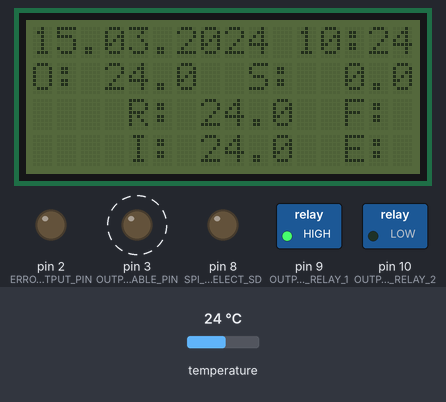
Simulated run of this sketch. Board: Arduino Uno, built with avr-gcc and run on an emulated ATmega328P. On the bench: 16×4 character LCD, switched loads named in the sketch (green lamp = pin HIGH), output pins drawn as LEDs (lit = HIGH). Wiring (inferred from the names in the program): DS3231 clock at I2C address 0x68. Dashed ring = blinking. The inputs (shaded band) are chosen by the test bench; at power-on: temperature 24 °C. The local clock reads 2024-03-15 10:24:30 at power-on unless the sketch sets it; storage starts empty; what the sketch prints to the serial monitor is not drawn.

Above: at 2.4 s.
2.5 s: temperature set to 10.5 °C
At 4.6 s:
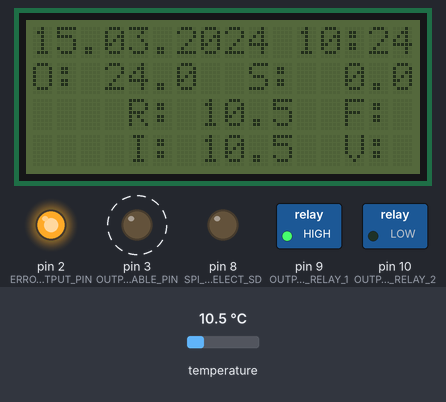
5.5 s: temperature set to 9.3 °C
At 10.4 s:
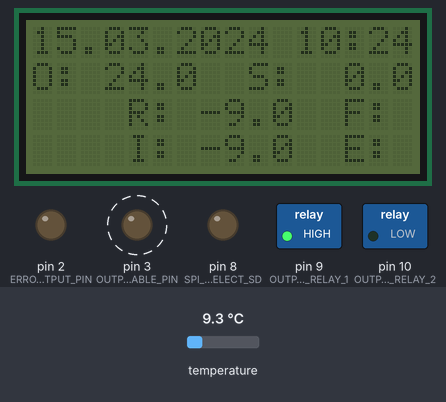
10.5 s: temperature set to 12 °C
At 13.1 s:
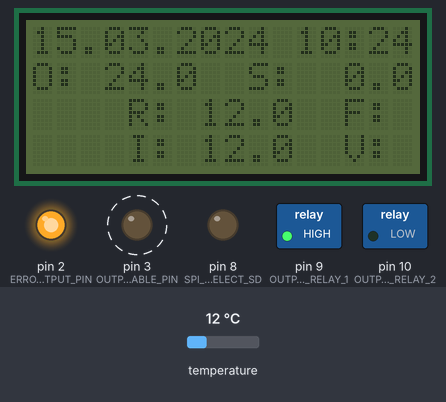
15.1 s: temperature set to 19 °C
At 17.3 s:
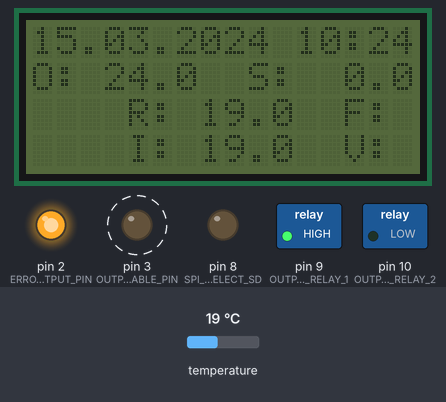
Timing chart, 0 to 20.1 s (numbered marks = the images above; inputs shaded):
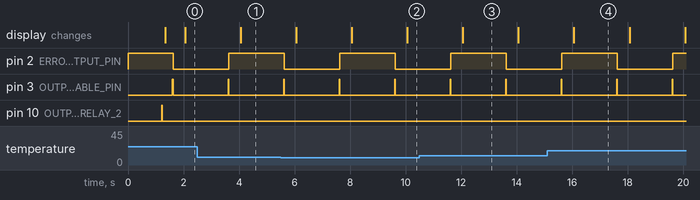

Measured:
- the behaviour switches between 10 and 9.9 °C on temperature (found by bisection; images 1 and 2)
- after the input at 2.5 s, the display: changes after 1.6 s (image 1)
- after the input at 5.5 s, the display: changes after 0.56 s (image 2)
- after the input at 10.5 s, the display: changes after 1.6 s (image 3)
- after the input at 15.1 s, the display: changes after 0.96 s (image 4)
- by itself, pin 3 (OUTPUT_SEND_ENABLE_PIN): alternates HIGH for 0.03 s and LOW for 2.0 s
- what the display in image 3 shows lasts 2.0 s, from 12.1 s to 14.1 s

The sketch:

heat.ino
```cpp
#include "heat.h"

const float baseClock = 200;                            //200 Millisekunden
const float level1Divider = 1000/baseClock;             //1 Sekunde
const float level2Divider = 2000/baseClock;             //2 Sekunden
const float level3Divider = 60000/baseClock;            //1 Minute
const float level4Divider = 600000/baseClock;           //10 Minuten

unsigned long cycleCounter;
unsigned long lastTime;

void setup()
{
  Error::init();
  #if !defined (NO_PERIPHERY)
  RealTimeClock::init();
  #endif
  Lcd::init();
  #if defined(TEMPERATURES_SIMULATED) || defined(BACKLIGHT_ON)
  Lcd::backlight();
  #endif
  #if !defined (NO_PERIPHERY)
  Logger::init();
  TemperatureSensors::init();
  Rs485::init();
  #endif
  Controller::init();
  #if defined (NO_PERIPHERY)
  Serial.begin(115200);
  #endif

  //RealTimeClock::setTime(21, 1, 4, 15, 33);
}

void loop() {
  if (millis() - lastTime > baseClock) {
    //Watchdog
    if (millis() - lastTime > 2 * baseClock) {
      Error::setError(ERROR_WATCHDOG_CYCLE_TIME, cycleCounter);
    }

    lastTime += baseClock;
    cycleCounter++;
    #if defined(NO_PERIPHERY)
    Serial.println(cycleCounter);
    #endif

    //Level0 - alle 200ms
    Controller::output();

    //Level1 - jede Sekunde                                             //Offset: 0
    if ((cycleCounter + 0) % ((unsigned long) level1Divider) == 0) {
      RealTimeClock::addSecond();
      Lcd::refresh();
      #if defined(NO_PERIPHERY)
      Serial.println("Level1");
      #endif
    }

    //Level2 - alle 2 Sekunden                                          //Offset: 1
    if ((cycleCounter + 1) % ((unsigned long) level2Divider) == 0) {
      TemperatureSensors::refreshTemperatureValues();
      TemperatureSensors::startTemperatureConversion();
      Controller::compute();
      #if defined(NO_PERIPHERY)
      Serial.println("Level2-1");
      #endif
    }

    //Level2 - alle 2 Sekunden                                          //Offset: 2
    if ((cycleCounter + 2)  % ((unsigned long) level2Divider) == 0) {
      Rs485::communicate();                                                                   //----------------------voruebergehend hierher verschoben
      Error::output();
      Lcd::toggleValues();
      #if defined(NO_PERIPHERY)
      Serial.println("Level2-2");
      #endif
      #if defined(RECORD_STEP_RESPONSE)
      Logger::writeToSD();
      #endif
    }

    //Level3 - jede Minute                                              //Offset: 3
    if ((cycleCounter + 3)  % ((unsigned long) level3Divider) == 0) {
      RealTimeClock::refresh();
      #if defined(NO_PERIPHERY)
      Serial.println("Level3-1");
      #endif
    }

    //Level3 - jede Minute                                              //Offset: 4  (Achtung: 4 ist der maximale Offset. Bei 5 gibt es schon Überschneidungen mit dem Level 1.)
    if ((cycleCounter + 4) % ((unsigned long) level3Divider) == 0) {
      Logger::writeToSD();
      #if defined(NO_PERIPHERY)
      Serial.println("Level3-2");
      #endif
    }

    //Level4 - alle 10 Minuten
    if ((cycleCounter + 0) % ((unsigned long) level4Divider) == 0) {   //Offset: 0
      TemperatureSensors::requestOutsideTemperature();
      #if defined(NO_PERIPHERY)
      Serial.println("Level4");
      #endif
    }
  }
}
```

controller.cpp
```cpp
#include "controller.h"

float Controller::setpointTemperature;
float Controller::nextSetpointTemperature;
float Controller::valvePosition;
float Controller::currentOffset;
float Controller::err;
float Controller::errOld;
float Controller::y;
long Controller::outputPulse;
bool Controller::outputInProgress;
bool Controller::opening;
bool Controller::moving;
bool Controller::referenceMode = true;
bool Controller::keepOp = false;
int Controller::cycleCount;
unsigned int Controller::pulses;

void Controller::init() {
  digitalWrite(OUTPUT_PIN_RELAY_1, HIGH);
  digitalWrite(OUTPUT_PIN_RELAY_2, HIGH);
  pinMode(OUTPUT_PIN_RELAY_1, OUTPUT);
  pinMode(OUTPUT_PIN_RELAY_2, OUTPUT);
}

void Controller::compute(){
  if (referenceMode && (cycleCount * controllerCycleTime < valveFullTravelTime)) {
    cycleCount++;
    return;
  } else {
    referenceMode = false;
  }

  if (RealTimeClock::isNight())  currentOffset = hcNightOffset;
    else currentOffset = hcDayOffset;

  nextSetpointTemperature = currentOffset + ((hcInclination - 20)*(currentOffset - TemperatureSensors::getValueOut()))/(20 - (TemperatureSensors::getValueOut() - currentOffset) / 2);
  setpointTemperature = setpointTemperature + ((nextSetpointTemperature - setpointTemperature) > maxSetpointSlope ?  maxSetpointSlope : 0);
  setpointTemperature = setpointTemperature + ((nextSetpointTemperature - setpointTemperature) < maxSetpointSlope ? -maxSetpointSlope : 0);
  if (abs(nextSetpointTemperature - setpointTemperature) <= maxSetpointSlope) setpointTemperature = nextSetpointTemperature;

  err = setpointTemperature - TemperatureSensors::getValueFor();

  y = kP*err + kD*(err - errOld)/ta;
  errOld = err;

  if (keepOp) outputPulse += y * controllerCycleTime;
  else outputPulse = y * controllerCycleTime;

  if (abs(outputPulse) < outputCycleTime) keepOp = true;
  else keepOp = false;
}

void Controller::output() {
  if (referenceMode) {
    closeValve();
    valvePosition = 0;
    return;
  }
  if (outputInProgress) {
    valvePosition += (opening ? 1 : -1) * outputCycleTime * (valvePositionOpen - valvePositionClose) / valveFullTravelTime;
  }
  if (abs(outputPulse) >= outputCycleTime) {
    outputInProgress = false;   //Ausgabe beenden (falls kein Endanschlag erreicht ist, wird das Signal gleich wieder gesetzt)
    if(outputPulse > 0 && valvePosition < (valvePositionOpen + valveOverrun)) {
      openValve();
      outputInProgress = true;
      outputPulse -= outputCycleTime;
      if (valvePosition < valvePositionClose) valvePosition = valvePositionClose;
    }
    if(outputPulse < 0 && valvePosition > (valvePositionClose - valveOverrun)) {
      closeValve();
      outputInProgress = true;
      outputPulse += outputCycleTime;
      if (valvePosition > valvePositionOpen) valvePosition = valvePositionOpen;
    }
  } else {
    outputInProgress = false;  //Ausgabe beenden, da kein ganzer Puls mehr vorhanden
  }
  if (!outputInProgress) {
    stopValve();
  }
}

float Controller::getSetpointTemperature(){
  return setpointTemperature;
}

float Controller::getValvePosition(){
  return valvePosition;
}

void Controller::openValve() {
  #if !defined(RECORD_STEP_RESPONSE)
  digitalWrite(OUTPUT_PIN_RELAY_2, HIGH);
  digitalWrite(OUTPUT_PIN_RELAY_1, LOW);
  #endif
  if (!moving || (moving && !opening)) pulses++;
  moving = true;
  opening = true;
}

void Controller::closeValve() {
  #if !defined(RECORD_STEP_RESPONSE)
  digitalWrite(OUTPUT_PIN_RELAY_1, HIGH);
  digitalWrite(OUTPUT_PIN_RELAY_2, LOW);
  #endif
  if (!moving || (moving && opening)) pulses++;
  opening = false;
  moving = true;
}

void Controller::stopValve() {
  #if !defined(RECORD_STEP_RESPONSE)
  digitalWrite(OUTPUT_PIN_RELAY_1, HIGH);
  digitalWrite(OUTPUT_PIN_RELAY_2, HIGH);
  #endif
  moving = false;
}

long Controller::getOutputPulse() {
  return outputPulse;
}

unsigned int Controller::getPulses() {
  return pulses;
}

void Controller::resetPulses() {
  pulses = 0;
}
```

controller.h
```cpp
#ifndef __controller__
#define __controller__

#define OUTPUT_PIN_RELAY_1 9
#define OUTPUT_PIN_RELAY_2 10

const float valveFullTravelTime = 96000.0;	    //Gesamter Weg des Ventils in Millisekunden
const float valveOverrun	= 10.0;				        //geduldete Ventilwegüberschreitung, ab der die Ausgabe abgeschaltet wird. (Ventil in Endlage)
const float valvePositionOpen = 90.0;			      //Ventilposition komplett geöffnet in Grad
const float valvePositionClose = 0.0;			      //Ventilposition komplett geschlossen in Grad
const float outputCycleTime = 200.0;			      //Minimale Pulszeit in Millisekunden - muss BASE_CLOCK entsprechen
const float controllerCycleTime = 2000.0;       //Reglerzyklus - muss LEVEL2_DIVIDER*BASE_CLOCK entsprechen

const float hcInclination = 80.0;               //einstellen (bei hcInclination=80 und hcDayOffset=20 wird bei 0C->60C und bei 20C->20C ausgegeben)
const float hcDayOffset = 20.0;                 //einstellen
const float hcNightOffset = 18.0;               //einstellen

const float kP = 0.1;
const float kD = 3.0;

const float ta =  controllerCycleTime / 1000.0;
const float maxSetpointSlope = 0.25 * ta;

#include "heat.h"
#include <Arduino.h>
#include "temperatureSensors.h"
#include "realTimeClock.h"
#include "error.h"

class Controller {
private:
  static float currentOffset;
  static float err;
  static float errOld;
  static float errSum;
  static float y;
  static float feedForwardControl;
  static long outputPulse;
  static bool outputInProgress;
  static bool opening;
  static bool moving;
  static bool referenceMode;
  static bool keepOp;
  static void openValve();
  static void closeValve();
  static void stopValve();
  static int cycleCount;
  static unsigned int pulses;
  static float controllerCycle;
public:
  static float valvePosition;
  static float setpointTemperature;
  static float nextSetpointTemperature;
  static void init();
  static void output();
  static void compute();
  static float getSetpointTemperature();
  static float getValvePosition();
  static long getOutputPulse();
  static unsigned int getPulses();
  static void resetPulses();
};

#endif
```

error.cpp
```cpp
#include "error.h"

unsigned long Error::error;
unsigned int Error::comErrorCount;
bool Error::errorPin;

void Error::init() {
   pinMode(ERROR_OUTPUT_PIN, OUTPUT);
   resetError(~0);
   output();
}

void Error::incComErrorCount() {
  comErrorCount++;
}

unsigned int Error::getComErrorCount() {
  return comErrorCount;
}

void Error::setErrorWithoutLogging(unsigned long err) {
  error |= err;
}

void Error::setError(unsigned long err, unsigned long additionalValue) {
  Logger::writeErrorToSD(err, additionalValue);
  error |= err;
}

void Error::setError(unsigned long err) {
  Logger::writeErrorToSD(err, 0);
  error |= err;
}

unsigned long Error::getError() {
  return error;
}

void Error::resetError(unsigned long err) {
  error &= ~err;
}

void Error::output() {
  if (error && errorPin) {
    digitalWrite(ERROR_OUTPUT_PIN, LOW);
    errorPin = false;
  } else {
    digitalWrite(ERROR_OUTPUT_PIN, HIGH);
    errorPin = true;
  }
}
```

error.h
```cpp
#ifndef __error__
#define __error__

#include "heat.h"
#include <Arduino.h>

#define ERROR_OUTPUT_PIN 2

#define ERROR_FORWARD_TEMP_IMPLAUSIBLE    0x001
#define ERROR_OUTSIDE_TEMP_IMPLAUSIBLE    0x002
#define ERROR_INFLOW_TEMP_IMPLAUSIBLE     0x004
#define ERROR_RETURN_TEMP_IMPLAUSIBLE     0x008
#define ERROR_WATCHDOG_CYCLE_TIME         0x010
#define ERROR_DATE_TIME_COULDNT_BE_SET    0x020
#define ERROR_DATE_TIME_COULDNT_BE_READ   0x040
#define ERROR_SD_INIT                     0x080
#define ERROR_SD_FILE_WRITE               0x100

class Error {
private:
  static bool errorPin;
public:
  static unsigned long error;
  static unsigned int comErrorCount;
  static void init();
  static void setError(unsigned long err, unsigned long additionalValue);
  static void setError(unsigned long err);
  static void setErrorWithoutLogging(unsigned long err);
  static unsigned long getError();
  static void output();
  static void resetError(unsigned long err);
  static void incComErrorCount();
  static unsigned int getComErrorCount();
};

#endif
```

heat.h
```cpp
#ifndef __heat__
#define __heat__

//#define TEMPERATURES_SIMULATED
//#define BACKLIGHT_ON
//#define IS_DAY
//#define DEBUG
//#define NO_PERIPHERY
//#define RECORD_STEP_RESPONSE

#include "rs485.h"
#include "temperatureSensors.h"
#include "lcd.h"
#include "controller.h"
#include "realTimeClock.h"
#include "logger.h"

#endif
```

logger.cpp
```cpp
#include "logger.h"

void Logger::init() {
  pinMode(SPI_CHIP_SELECT_SD, OUTPUT);
  if (!SD.begin(SPI_CHIP_SELECT_SD)) {
    Error::setErrorWithoutLogging(ERROR_SD_INIT);
    digitalWrite(SPI_CHIP_SELECT_SD, HIGH);
    return;
  }
}

void Logger::writeErrorToSD(unsigned long err, unsigned long additionalValue) {
  char dateTimeString[20];
  char buf[30];

  File dataFile = SD.open(F("err.csv"), FILE_WRITE);   //maximal: 8.3-Format
  if (dataFile) {
    RealTimeClock::getDateTimeString(dateTimeString, false);
    dataFile.print(dateTimeString);
    sprintf_P(buf, PSTR(";%ld.%ld\r\n"), err, additionalValue);
    dataFile.print(buf);
    dataFile.close();
  }
  else {
    Error::setErrorWithoutLogging(ERROR_SD_FILE_WRITE);
  }
  dataFile.close();
}

void Logger::writeToSD() {
  char dateTimeString[20];
  char fileName[]="logs/yyyy-mm.csv";   //maximal: 8.3-Format
  char buf[50];

  RealTimeClock::getYearMonthString(fileName + 5);
  fileName[12]='.'; //replace 0 termination

  #if defined (RECORD_STEP_RESPONSE)
  strcpy_P(fileName, PSTR("step-res.csv"));
  #endif

  File dataFile = SD.open(fileName, FILE_WRITE);

  if (dataFile) {
    RealTimeClock::getDateTimeString(dateTimeString, false);
    dataFile.print(dateTimeString);
    dataFile.print(";");
    dtostrf(TemperatureSensors::getValueOut(), 5, 1, buf);
    buf[5] = ';';
    dtostrf(TemperatureSensors::getValueFor(), 4, 1, buf +  6);
    buf[10] = ';';
    dtostrf(TemperatureSensors::getValueInf(), 4, 1, buf + 11);
    buf[15] = ';';
    dtostrf(TemperatureSensors::getValueRet(), 4, 1, buf + 16);
    buf[20] = ';';
    dtostrf(Controller::getSetpointTemperature(), 4, 1, buf + 21);
    buf[25] = ';';
    dtostrf(Controller::getValvePosition(), 5, 1, buf + 26);
    buf[31] = ';';
    sprintf_P(buf + 32, PSTR("%u\r\n"), Controller::getPulses());
    dataFile.print(buf);
    dataFile.close();
    Controller::resetPulses();
  }
  else {
    Error::setErrorWithoutLogging(ERROR_SD_FILE_WRITE);
  }

  dataFile.close();

}
```

logger.h
```cpp
#ifndef __logger__
#define __logger__

#define SPI_CHIP_SELECT_SD 8

#include "heat.h"
#include <SPI.h>
#include <SD.h>
#include "error.h"
#include "temperatureSensors.h"
#include "controller.h"
#include "realTimeClock.h"

class Logger {
private:
public:
  static void init();
  static void writeToSD();
  static void writeErrorToSD(unsigned long err, unsigned long additionalValue);
};

#endif
```

realTimeClock.h
```cpp
#ifndef __realTimeClock__
#define __realTimeClock__

#define RTC_DAY_BEGIN 630
#define RTC_NIGHT_BEGIN 2100
#define RTC_I2C_ADDRESS 0x68 // I2C Adresse des RTC  DS3231

#define LATER_OPENING_TIME_REACHED_HOURS 12
#define LATITUDE 48.7
#define LONGITUDE 9.2
#define TIMEZONE 1

#include "heat.h"
#include <Arduino.h>
#include <Wire.h>
#include "error.h"

class RealTimeClock {
private:
  static byte bcdToDec(byte val);
  static byte decToBcd(byte val);
  static byte year, month, day, hour, minute, second;
  static byte latestCalculationDay;
  static byte daysInMonth(byte mo, byte y);
  static bool isLeapyear(byte y);
  static bool isSummerTime(byte y, byte mo, byte d, byte h);
  static int sunset;
  static int sunrise;

public:
  static void init();
  static void getTimeString(char timeString[], bool getMESZ);
  static void getDateString(char dateString[]);
  static void getDateTimeString(char dateTimeString[], bool getMESZ);
  static void getYearMonthString(char yearMonthString[]);
  static void refresh();
  static void setTime(byte year, byte month, byte day, byte hour, byte minute);
  static void addSecond();
  static bool isDayLight();
  static bool isNight();
  static int getDayLength();
  static int getMinutesSinceMidnight();
  static int getSunset();
  static int getSunrise();
  static void updateSunriseSunset();
  static bool laterOpeningTimeReached();
  static byte getYear();
  static byte getMonth();
  static byte getDay();
  static byte getHour();
  static byte getMinute();
  static byte getSecond();
};

#endif
```

rs485.h
```cpp
#ifndef __Rs485__
#define __Rs485__

#include <Arduino.h>
#include <avr/pgmspace.h>
#include "temperatureSensors.h"

//Serial Communication Settings
#define OUTPUT_SEND_ENABLE_PIN 3
#define INPUT_BUFFER_SIZE 64
#define OUTPUT_BUFFER_SIZE 64

//Slave specific function
#define SLAVE_NUMBER 1
#define FUNCTION_TEMPERATURE_OUT    'O'   //float
#define FUNCTION_TEMPERATURE_INF    'I'   //float
#define FUNCTION_TEMPERATURE_STP    'S'   //float
#define FUNCTION_TEMPERATURE_FOR    'F'   //float
#define FUNCTION_TEMPERATURE_RET    'R'   //float
#define FUNCTION_VALVE_POSITION     'V'   //float
#define FUNCTION_DATE_TIME          'T'   //5 x unsigned byte
#define FUNCTION_ERROR              'E'   //unsigned long
#define FUNCTION_COM_ERROR_COUNT    'C'   //unsigned int

//Buffer Positions
#define BUFFER_POSITION_SLAVE_NUMBER    1
#define BUFFER_POSITION_PACKAGE_LENGTH  2
#define BUFFER_POSITION_CRC_BYTE_0      3
#define BUFFER_POSITION_CRC_BYTE_1      4
#define BUFFER_POSITION_CRC_BYTE_2      5
#define BUFFER_POSITION_CRC_BYTE_3      6
#define BUFFER_POSITION_PAYLOAD         7

const static PROGMEM uint32_t crc_table[16] = {
    0x00000000, 0x1db71064, 0x3b6e20c8, 0x26d930ac,
    0x76dc4190, 0x6b6b51f4, 0x4db26158, 0x5005713c,
    0xedb88320, 0xf00f9344, 0xd6d6a3e8, 0xcb61b38c,
    0x9b64c2b0, 0x86d3d2d4, 0xa00ae278, 0xbdbdf21c
};

class Rs485 {
private:
  static byte inputBuffer[];
  static byte inputBufferIndex;
  static byte outputBuffer[];
  static bool inputBufferReady;
  static bool packageReceived;
  static void initializeInputBuffer();
  static byte initializeOutputBuffer();
  static bool addToInputBuffer(byte data);
  static bool inputBufferCrcValid();
  static unsigned long crc_update(unsigned long crc, byte data);
  static unsigned long crc_string(byte *s, int len);
  static void executeDateTimeCommand(byte year, byte month, byte day, byte hour, byte minute);
  static void send();
  static bool receive();
public:
  static void init();
  static void communicate();
};

#endif
```

lcd.h
```cpp
#ifndef __lcd__
#define __lcd__

#include "heat.h"
#include <Arduino.h>
#include <Wire.h>
#include <LiquidCrystal_I2C.h>
#include "temperatureSensors.h"
#include "realTimeClock.h"
#include "error.h"
#include "controller.h"

#define LCD_ADDRESS 0x27

class Lcd {
private:
  static LiquidCrystal_I2C llcd;
  static char timeString[];
  static char dateString[];
  static bool toggle;
  static char line[][17];
public:
  static void init();
  static void backlight();
  static void refresh();
  static void toggleValues();
};

#endif
```

Source omitted: realTimeClock.cpp (6275 bytes), rs485.cpp (8246 bytes), temperatureSensors.cpp (3842 bytes), temperatureSensors.h (901 bytes), lcd.cpp (1786 bytes)
